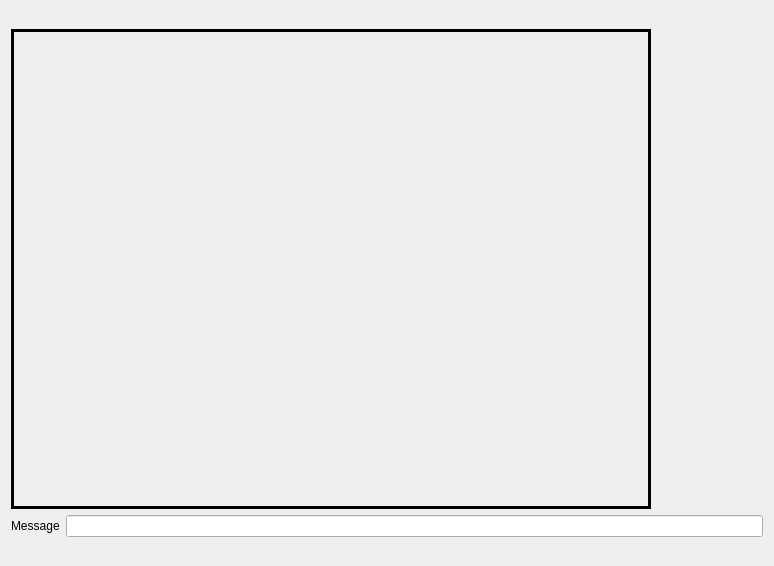
<?xml version="1.0" encoding="UTF-8"?>
<ui version="4.0">
 <class>Client</class>
 <widget class="QWidget" name="Client">
  <property name="geometry">
   <rect>
    <x>0</x>
    <y>0</y>
    <width>774</width>
    <height>566</height>
   </rect>
  </property>
  <property name="windowTitle">
   <string>Client</string>
  </property>
  <layout class="QVBoxLayout" name="verticalLayout">
   <item>
    <layout class="QVBoxLayout" name="verticalLayout_2">
     <item>
      <widget class="QLabel" name="imglbl">
       <property name="minimumSize">
        <size>
         <width>640</width>
         <height>480</height>
        </size>
       </property>
       <property name="maximumSize">
        <size>
         <width>640</width>
         <height>480</height>
        </size>
       </property>
       <property name="frameShape">
        <enum>QFrame::Box</enum>
       </property>
       <property name="frameShadow">
        <enum>QFrame::Plain</enum>
       </property>
       <property name="lineWidth">
        <number>3</number>
       </property>
       <property name="text">
        <string/>
       </property>
      </widget>
     </item>
     <item>
      <layout class="QHBoxLayout" name="horizontalLayout">
       <item>
        <widget class="QLabel" name="label">
         <property name="text">
          <string>Message</string>
         </property>
        </widget>
       </item>
       <item>
        <widget class="QLineEdit" name="lineEdit"/>
       </item>
      </layout>
     </item>
    </layout>
   </item>
  </layout>
 </widget>
 <layoutdefault spacing="6" margin="11"/>
 <resources/>
 <connections/>
</ui>
